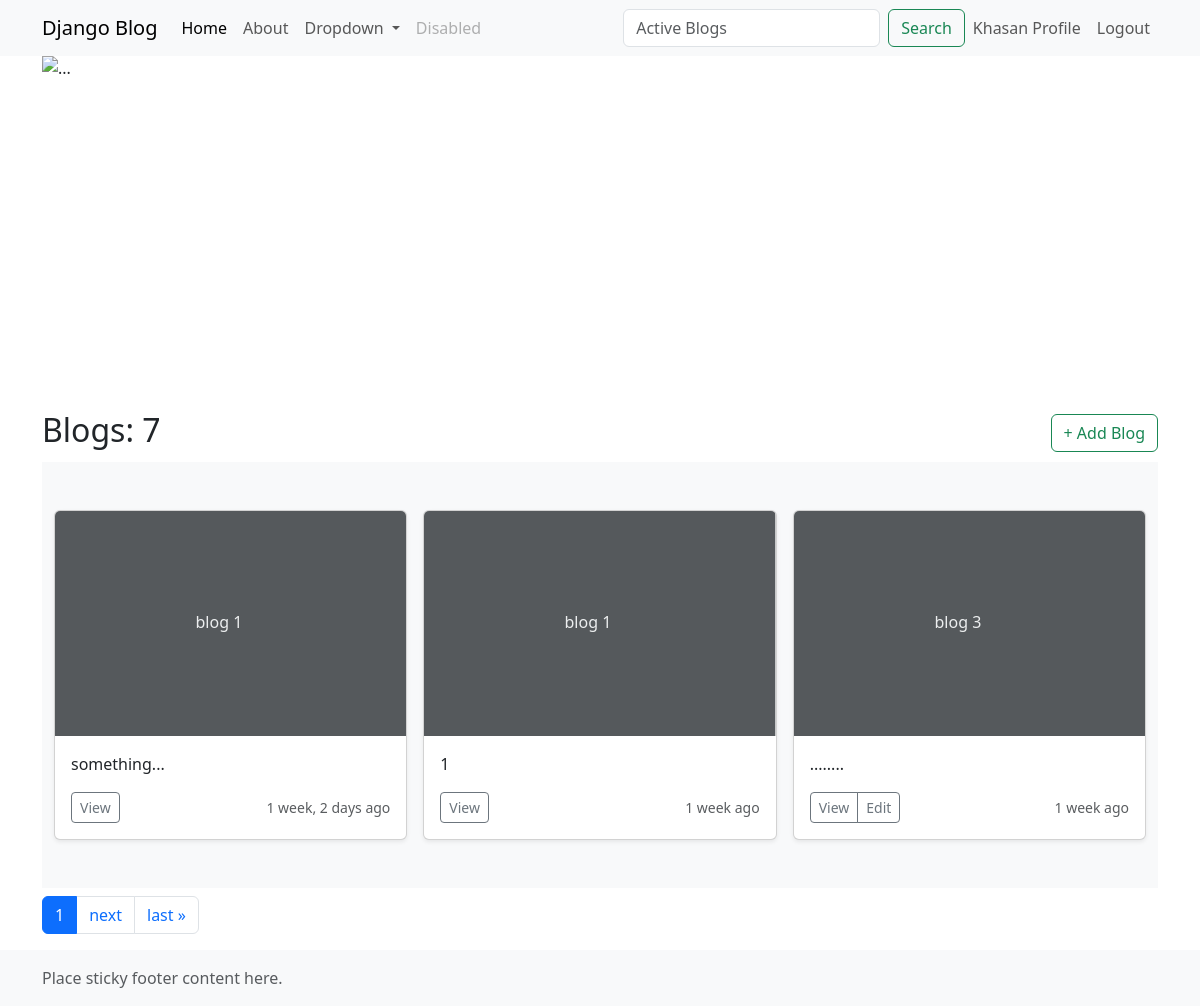
The app's page / (signed in) with its own data.
### blog/models/user.py (models this page shows, shortened)
class CustomUser(AbstractUser):
    phone = models.CharField(unique=True)
    USERNAME_FIELD = 'phone'
    REQUIRED_FIELDS = ['username']

### blog/models/blog.py (models this page shows, shortened)
class Blog(models.Model):
    TYPE = {
        'Journal': 'Journal',
        "Life updates": 'Life updates',
        'Travel stories': 'Travel stories',
        'Personal growth': 'Personal growth'
    }
    author = models.ForeignKey(AUTH_USER_MODEL, on_delete=models.CASCADE)
    title = models.CharField(max_length=200, verbose_name='Title')
    content = models.TextField(verbose_name='Description')
    image = models.ImageField(upload_to='blog_images/', blank=True, null=True)
    is_active = models.BooleanField(default=True)
    type = models.CharField(max_length=50, choices=TYPE, default='Journal')
    created_at = models.DateTimeField(auto_now_add=True)
    updated_at = models.DateTimeField(auto_now=True)
    class Meta:
        permissions = [
            ('can_all_manage', 'Can all changed models')
        ]

### blog/views.py (the view)
# urls.py: path('', views.home, name='home'),
@login_required
def home(request):
    blogs = Blog.objects.filter(is_active=True)
    search = request.GET.get('active_query')
    if search:
        blogs = Blog.objects.filter(title__icontains=search, is_active=True)
    paginator = Paginator(blogs, 3)
    page_number = request.GET.get("page")
    page_obj = paginator.get_page(page_number)
    context = {
        "page_obj": page_obj,
        "blog_count": paginator.count
    }
    return render(request, template_name='blog/home.html', context=context)

### templates/blog/home.html (shortened to what this page needs)
{% extends 'blog/base.html' %}
{% block search %}
    <form action="{% url 'home' %}" class="d-flex" role="search">
        <input class="form-control me-2" name="active_query" type="search" placeholder="Active Blogs"
               aria-label="Search" required/>
        <button class="btn btn-outline-success" type="submit">Search</button>
    </form>
{% endblock %}
{% block content %}
    {% include 'blog/carousel.html' %}
    <span class="fs-2 fw-medium">Blogs: {{ blog_count }}</span>
    <a href="{% url 'create' %}" class="btn btn-outline-success float-end mt-2">+ Add Blog</a>
    <div class="album py-5 bg-body-tertiary my-2">
        <div class="container">
            <div class="row row-cols-1 row-cols-sm-2 row-cols-md-3 g-3">
                {% for blog in page_obj %}
                    <div class="col">
                        <div class="card shadow-sm">
                            {% if blog.image %}
                                <img class="img-cover" src="{{ blog.image.url }}" alt="rasm">
                            {% else %}
                                <svg aria-label="Placeholder: Thumbnail"
                                     class="bd-placeholder-img card-img-top"
                                     height="225"
                                     preserveAspectRatio="xMidYMid slice" role="img"
                                     width="100%"
                                     xmlns="http://www.w3.org/2000/svg"><title>
                                    Placeholder</title>
                                    <rect width="100%" height="100%" fill="#55595c"></rect>
                                    <text x="40%" y="50%" fill="#eceeef"
                                          dy=".3em">{{ blog.title }}</text>
                                </svg>
                            {% endif %}
                            <div class="card-body">
                                <p class="card-text">{{ blog.content|truncatechars:128 }}</p>
                                <div class="d-flex justify-content-between align-items-center">
                                    <div class="btn-group">
                                        <a href="{% url 'detail' blog.id %}" class="btn btn-sm btn-outline-secondary">View</a>
                                        {% if blog.author == user %}
                                            <a href="{% url 'update' blog.id %}" type="button"
                                               class="btn btn-sm btn-outline-secondary">Edit</a>
                                        {% endif %}
                                    </div>
                                    <small class="text-body-secondary">{{ blog.created_at|timesince }} ago</small></div>
                            </div>
                        </div>
                    </div>
                {% endfor %}
            </div>
        </div>
    </div>
    <ul class="pagination" id="pagination">
        <li class="page-item active">
            <a href="?page={{ page_obj.number }}#pagination" aria-current="page"
               class="page-link">{{ page_obj.number }}</a>
        </li>
        {% if page_obj.has_next %}
            <li class="page-item">
                <a href="?page={{ page_obj.next_page_number }}#pagination" class="page-link">next</a>
            </li>
            <li class="page-item">
                <a href="?page={{ page_obj.paginator.num_pages }}#pagination" class="page-link">last &raquo;</a>
            </li>
        {% endif %}
    </ul>
{% endblock %}

### templates/blog/base.html (shortened to what this page needs)
{% load static %}
{% load crispy_forms_tags %}
<!doctype html>
<html lang="en" class="h-100" data-bs-theme="light">
<head>
    <link rel="stylesheet" href="{% static 'blog/main.css' %}">
    <link href="https://cdn.jsdelivr.net/npm/bootstrap@5.3.6/dist/css/bootstrap.min.css" rel="stylesheet"
>
    <link rel="stylesheet" href="https://cdn.jsdelivr.net/npm/bootstrap-icons@1.13.1/font/bootstrap-icons.min.css">
</head>
<body class="d-flex flex-column h-100">
<nav class="navbar navbar-expand-lg bg-body-tertiary">
    <div class="container">
        <a class="navbar-brand" href="#">Django Blog</a>
        <div class="collapse navbar-collapse" id="navbarSupportedContent">
            {% if user.is_authenticated %}
                <ul class="navbar-nav me-auto mb-2 mb-lg-0">
                    <li class="nav-item">
                        <a class="nav-link active" aria-current="page" href="{% url 'home' %}">Home</a>
                    </li>
                    <li class="nav-item">
                        <a class="nav-link" href="{% url 'about' %}">About</a>
                    </li>
                    <li class="nav-item dropdown">
                        <a class="nav-link dropdown-toggle" href="#" role="button" data-bs-toggle="dropdown"
                           aria-expanded="false">
                            Dropdown
                        </a>
                    </li>
                    <li class="nav-item">
                        <a class="nav-link disabled" aria-disabled="true">Disabled</a>
                    </li>
                </ul>
                {% block search %}
                {% endblock %}
                <ul class="navbar-nav me-right mb-2 mb-lg-0">
                    <li class="nav-item">
                        <a class="nav-link" href="{% url 'profile' %}">{{ user.username|capfirst }} Profile</a>
                    </li>
                    <li class="nav-item">
                        <a class="nav-link" href="{% url 'site_logout' %}">Logout</a>
                    </li>
                </ul>
            {% endif %}
        </div>
    </div>
</nav>
<div class="container">
    {% block content %}
    {% endblock %}
</div>
{% include 'blog/footer.html' %}
</body>
</html>

### records on screen
CustomUser: username "Khasan"
Blog: title "blog 1", content "something...", created_at "1 week, 2 days"
Blog: title "blog 1", content "1", created_at "1 week"
Blog: title "blog 3", content "........", shows "Edit", created_at "1 week"

### other values on screen
{{ blog_count }} "7"
{{ page_obj.number }} "1"
